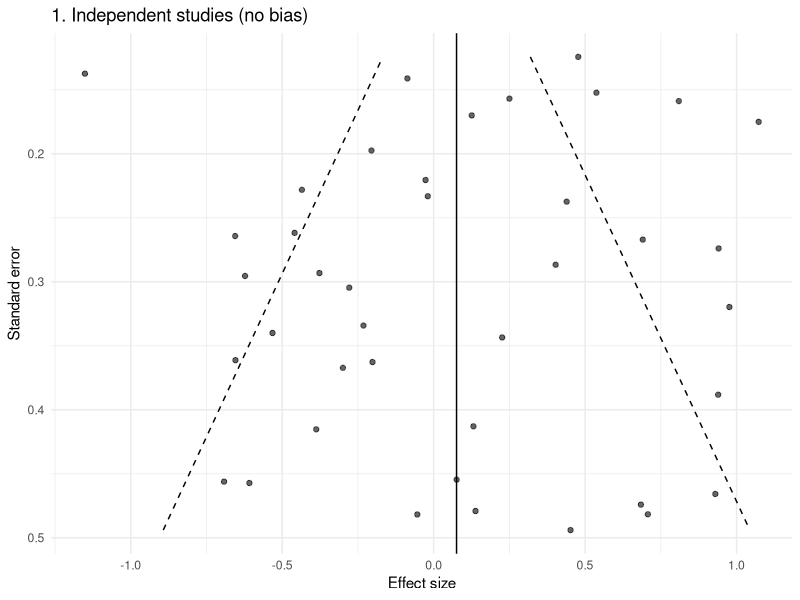
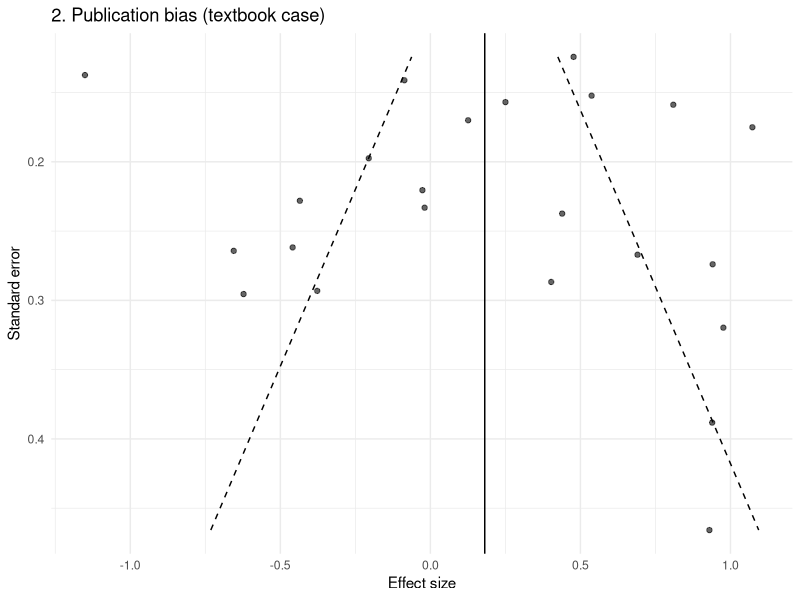
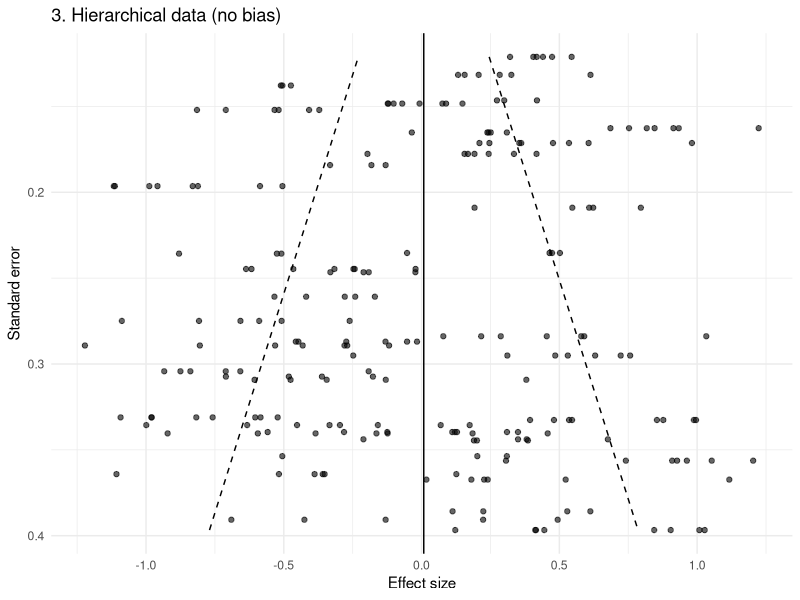
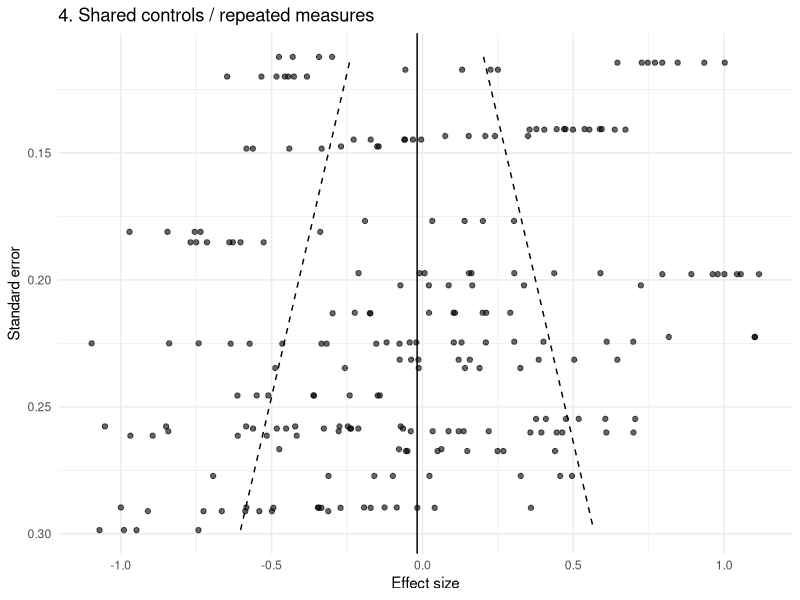
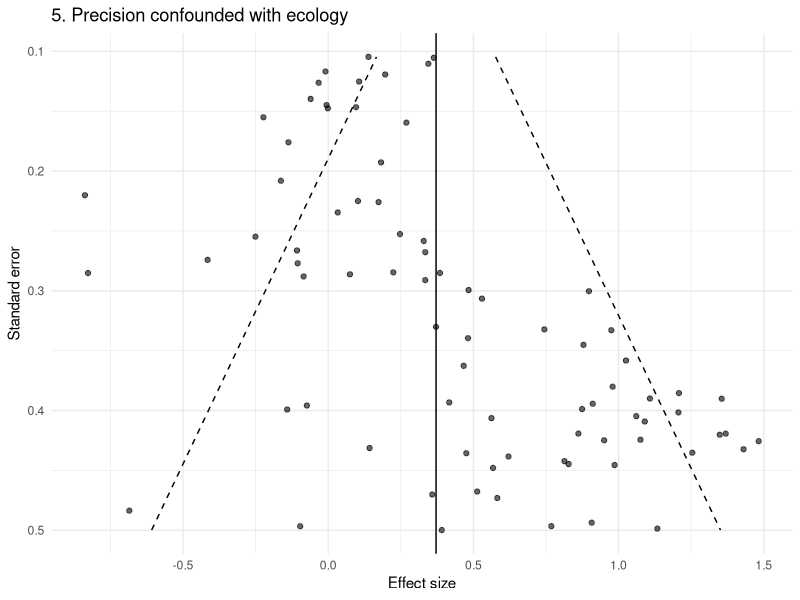
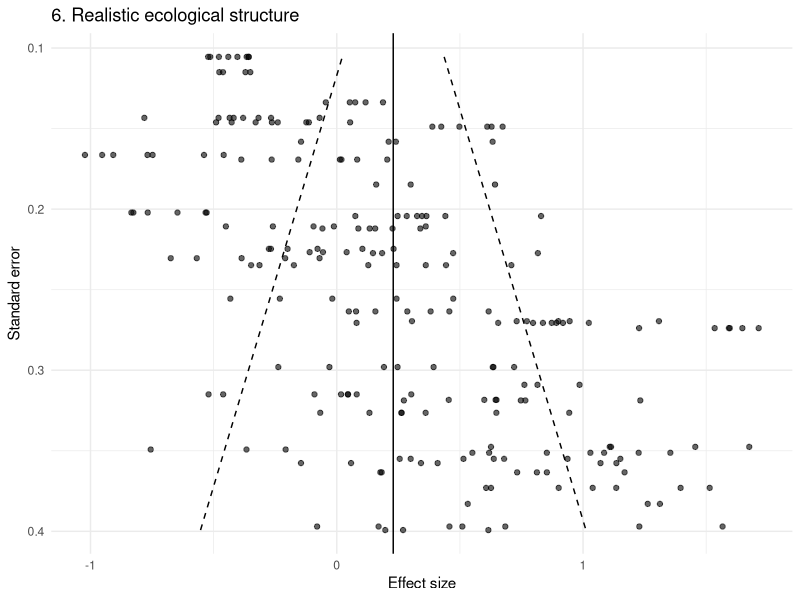
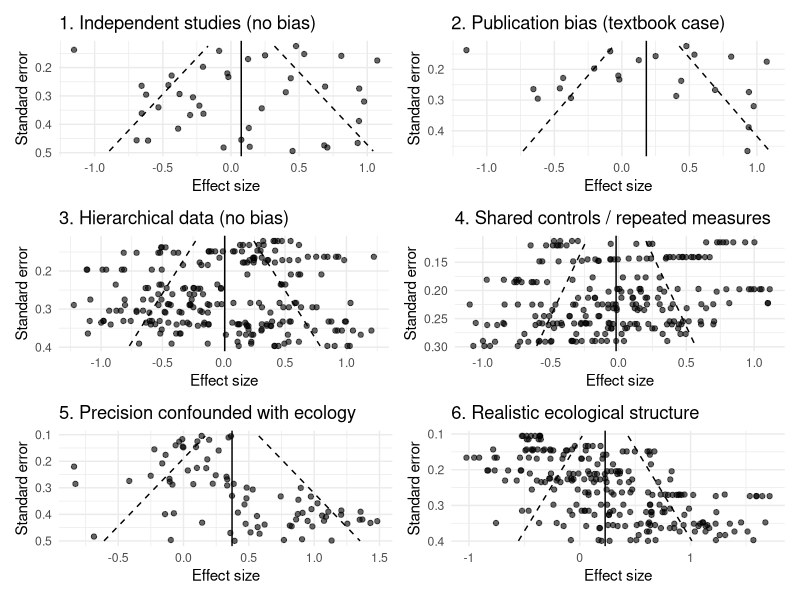
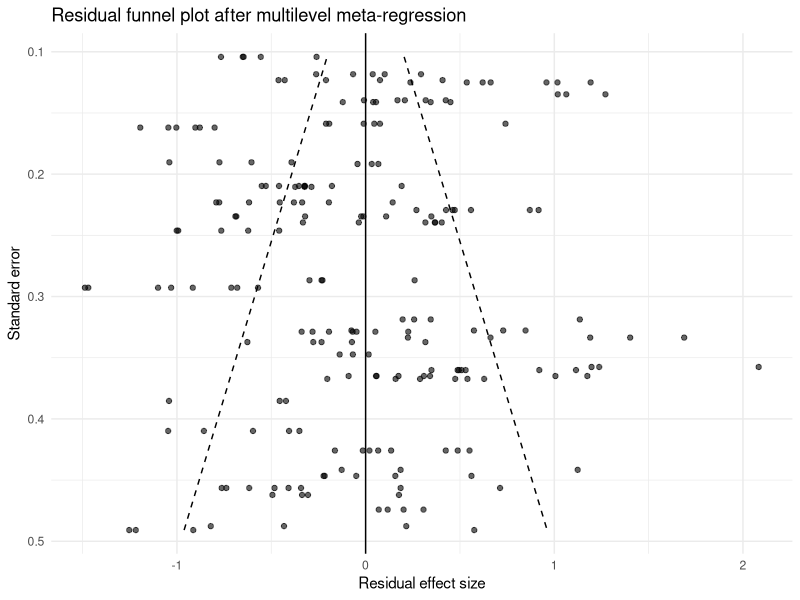

Recreate these plots in R, in order.
## ---- chunk 1
#| message: false
#| warning: false
#| 
library(tidyverse) 
library(metafor) 
library(patchwork) 
set.seed(123)

## ---- chunk 2

plot_funnel <- function(dat, title = "") {
  
  # meta-analytic model
  res <- rma(yi = yi, sei = sei, data = dat, method = "REML")
  mu <- as.numeric(res$b)
  
  sei_seq <- seq(min(dat$sei), max(dat$sei), length.out = 100)
  
  funnel_df <- tibble(
    sei = sei_seq,
    left = mu - 1.96 * sei_seq,
    right = mu + 1.96 * sei_seq
  )
  
  ggplot(dat, aes(x = yi, y = sei)) +
    geom_point(alpha = 0.6) +
    
    geom_line(data = funnel_df, aes(x = left, y = sei), linetype = "dashed") +
    geom_line(data = funnel_df, aes(x = right, y = sei), linetype = "dashed") +
    
    geom_vline(xintercept = mu) +
    
    scale_y_reverse() +
    labs(x = "Effect size", y = "Standard error", title = title) +
    theme_minimal()
}
## ---- chunk 3
n <- 40  
theta <- rnorm(n, 0, 0.5) 
sei <- runif(n, 0.1, 0.5) 
yi <- rnorm(n, theta, sei)  
dat1 <- tibble(yi, sei)  
p1 <- plot_funnel(dat1, "1. Independent studies (no bias)") 
p1
## ---- chunk 4
pvals <- 2 * pnorm(-abs(yi / sei))  
keep <- !(sei > 0.3 & pvals > 0.05)  
dat2 <- dat1[keep, ]  
p2 <- plot_funnel(dat2, "2. Publication bias (textbook case)") 
p2
## ---- chunk 5
n_study <- 40 
effects_per_study <- sample(3:8, n_study, replace = TRUE)  
dat3 <- map2_dfr(1:n_study, effects_per_study, function(j, k) {      u_j <- rnorm(1, 0, 0.5)  
sei_j <- runif(1, 0.1, 0.4)      
yi <- rnorm(k, u_j, sei_j)     
tibble(     yi = yi,     sei = rep(sei_j, k),     study = j   ) })  
p3 <- plot_funnel(dat3, "3. Hierarchical data (no bias)")
p3
## ---- chunk 6
dat4 <- map2_dfr(1:n_study, effects_per_study, function(j, k) {      u_j <- rnorm(1, 0, 0.5)   
base_se <- runif(1, 0.1, 0.3)      
yi <- rnorm(k, u_j, base_se)      
tibble(     yi = yi,     sei = rep(base_se, k),     study = j   ) })
p4 <- plot_funnel(dat4, "4. Shared controls / repeated measures") 
p4
## ---- chunk 7
n <- 80  
sei <- runif(n, 0.1, 0.5)  
theta <- 0.8 * (sei > 0.3) + rnorm(n, 0, 0.2)  
yi <- rnorm(n, theta, sei)  
dat5 <- tibble(yi, sei)  
p5 <- plot_funnel(dat5, "5. Precision confounded with ecology") 
p5
## ---- chunk 8
dat6 <- map2_dfr(1:n_study, effects_per_study, function(j, k) {      sei_j <- runif(1, 0.1, 0.4)      
u_j <- rnorm(1, ifelse(sei_j > 0.25, 0.6, 0), 0.4)      
yi <- rnorm(k, u_j, sei_j)      
tibble(     yi = yi,     sei = rep(sei_j, k),     study = j   ) })  
p6 <- plot_funnel(dat6, "6. Realistic ecological structure") 
p6
## ---- chunk 9
(p1 | p2) / (p3 | p4) / (p5 | p6)
## ---- chunk 10
#| label: "Simulate data and assess small-study effects"
#| message: false
#| warning: false

library(dplyr)
library(purrr)
library(tibble)
library(metafor)
library(ggplot2)

set.seed(123)

# Assume your data look something like this:
# dat$yi        = effect size
# dat$vi        = sampling variance
# dat$study_id  = study identifier
# dat$obs_id    = effect-size identifier within study
# dat$year      = publication year (optional, for time-lag bias)

simulate_meta_ecology <- function(
  n_study = 40,
  min_es = 3,
  max_es = 8,
  tau = 0.5,              # between-study heterogeneity
  sigma_within = 0.2,     # within-study variation
  bias = FALSE,           # simulate publication bias
  confounding = FALSE,    # precision-effect confounding
  time_lag = FALSE        # time trend
) {
  
  # number of effect sizes per study
  n_es <- sample(min_es:max_es, n_study, replace = TRUE)
  
  dat <- map2_dfr(seq_len(n_study), n_es, function(j, k) {
    
    # study-level precision (shared within study)
    sei_j <- runif(1, 0.1, 0.5)
    vi_j  <- sei_j^2
    
    # study-level true effect
    if (confounding) {
      # less precise studies tend to have larger true effects
      mu_j <- rnorm(1, mean = ifelse(sei_j > 0.3, 0.6, 0), sd = tau)
    } else {
      mu_j <- rnorm(1, mean = 0, sd = tau)
    }
    
    # optional time trend
    year_j <- sample(1990:2020, 1)
    if (time_lag) {
      mu_j <- mu_j + 0.02 * (year_j - 2000)
    }
    
    # generate observed effect sizes
    yi <- rnorm(k, mean = mu_j, sd = sqrt(vi_j + sigma_within^2))
    
    tibble(
      yi = yi,
      vi = rep(vi_j, k),
      study_id = factor(j),
      obs_id = factor(paste0(j, "_", seq_len(k))),
      year = rep(year_j, k)
    )
  })
  
  # optional publication bias / small-study selection
  if (bias) {
    dat <- dat %>%
      mutate(
        sei = sqrt(vi),
        z = yi / sei,
        p = 2 * pnorm(-abs(z))
      ) %>%
      filter(!(sei > 0.3 & p > 0.05)) %>%
      select(-z, -p)
  }
  
  dat %>%
    mutate(sei = sqrt(vi))
}

# Simulate a dataset:
# - confounding = TRUE gives a precision-effect relationship without publication bias
# - time_lag = TRUE adds a publication year trend
dat <- simulate_meta_ecology(
  n_study = 40,
  min_es = 3,
  max_es = 8,
  tau = 0.5,
  sigma_within = 0.2,
  bias = FALSE,
  confounding = TRUE,
  time_lag = TRUE
)

# ---------------------------------------------------------
# Multilevel meta-analysis (baseline model)
# ---------------------------------------------------------

m0 <- rma.mv(
  yi = yi,
  V  = vi,
  random = ~ 1 | study_id/obs_id,
  data = dat,
  method = "REML"
)

summary(m0)

# ---------------------------------------------------------
# Multilevel small-study effect model
# (Egger-type meta-regression, but multilevel)
# ---------------------------------------------------------

m_pub <- rma.mv(
  yi = yi,
  V  = vi,
  mods = ~ sei,
  random = ~ 1 | study_id/obs_id,
  data = dat,
  method = "REML"
)

summary(m_pub)

# The coefficient for 'sei' is the key term:
# if it differs clearly from zero, effect size changes with precision,
# which is consistent with a small-study effect
# (but not necessarily publication bias)

# ---------------------------------------------------------
# Time-lag bias model
# ---------------------------------------------------------

m_time <- rma.mv(
  yi = yi,
  V  = vi,
  mods = ~ scale(year),
  random = ~ 1 | study_id/obs_id,
  data = dat,
  method = "REML"
)

summary(m_time)

# ---------------------------------------------------------
# Residual funnel plot
# ---------------------------------------------------------

dat$resid_pub <- as.numeric(residuals(m_pub))

mu_resid <- 0
sei_seq <- seq(min(dat$sei), max(dat$sei), length.out = 200)

funnel_df <- tibble(
  sei = sei_seq,
  left = mu_resid - 1.96 * sei_seq,
  right = mu_resid + 1.96 * sei_seq
)

ggplot(dat, aes(x = resid_pub, y = sei)) +
  geom_point(alpha = 0.6) +
  geom_line(data = funnel_df, aes(x = left, y = sei), linetype = "dashed") +
  geom_line(data = funnel_df, aes(x = right, y = sei), linetype = "dashed") +
  geom_vline(xintercept = 0) +
  scale_y_reverse() +
  labs(
    x = "Residual effect size",
    y = "Standard error",
    title = "Residual funnel plot after multilevel meta-regression"
  ) +
  theme_minimal()
